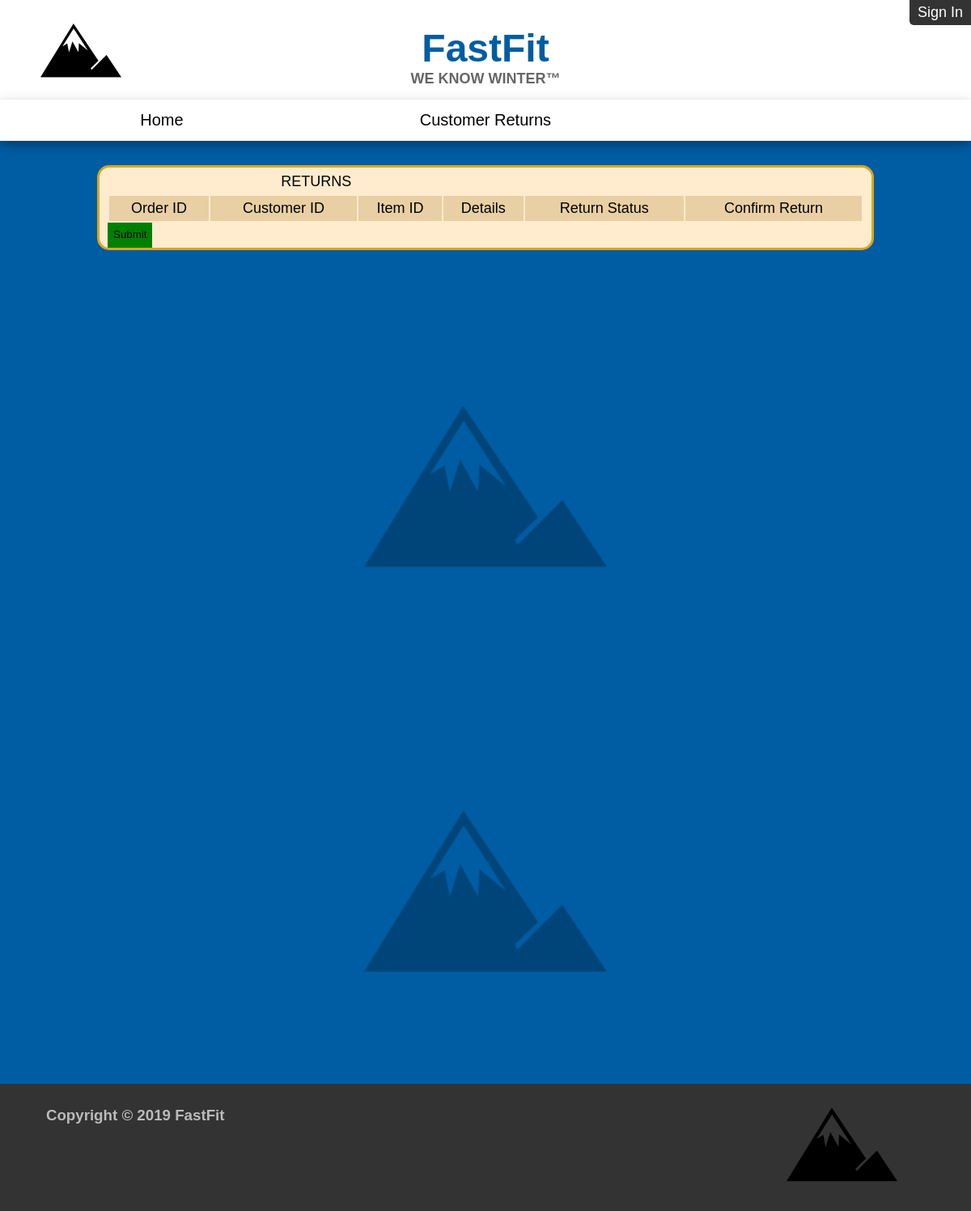
Before: /warehouseEmp.php with the older database file.
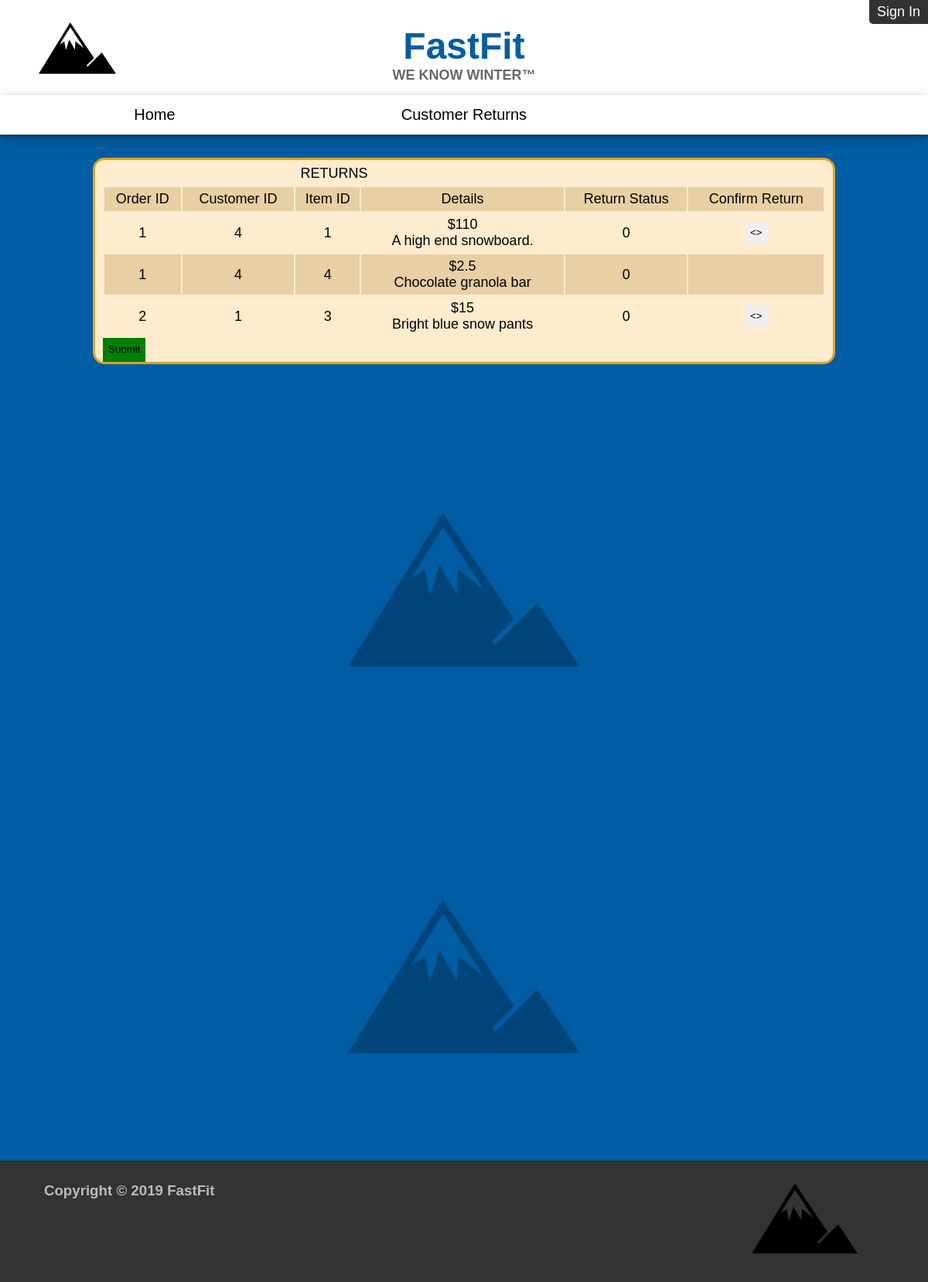
After: the same page with the newer database file.
### tables this page shows
CREATE TABLE `itemordered` (
  `OrderID` char(7) NOT NULL,
  `ItemID` char(10) NOT NULL,
  `Quantity` int(3) NOT NULL
);

CREATE TABLE `returns` (
  `CustomerID` char(10) NOT NULL,
  `ProductID` char(10) NOT NULL,
  `OrderID` char(7) NOT NULL,
  `ReturnStatus` tinyint(1) NOT NULL
);

CREATE TABLE `item` (
  `ItemID` char(10) NOT NULL,
  `Category_ID` char(5) NOT NULL,
  `Item_Description` varchar(50) NOT NULL,
  `Price` double NOT NULL
);

### warehouseempget.php (the view, shortened to what this page needs)
<?php
    include "database.php";
        $sql = "SELECT * FROM RETURNS WHERE ReturnStatus='0'";
        $stmt = $pdo->prepare($sql);
        $stmt->execute();
        $order1ID = $stmt->fetchAll();
        echo '<tr><td colspan=4>RETURNS</td></tr>
        <tr> <td> Order ID </td> <td> Customer ID </td> <td> Item ID </td> <td> Details </td> <td> Return Status </td><td> Confirm Return </td></tr>';
        for($i = 0; $i<count($order1ID); $i++){
            $sql = "SELECT * FROM ITEMORDERED WHERE OrderID=:WID";
            $stmt = $pdo->prepare($sql);
            $stmt->execute(["WID" => $order1ID[$i][0]]);
            $data = $stmt->fetchAll();
            for($o = 0; $o<count($data); $o++){
                $sql = "SELECT * FROM ITEM WHERE ItemID=:WID";
                $stmt = $pdo->prepare($sql);
                $stmt->execute(["WID" => $data[$o][1]]);
                $ItemInfo = $stmt->fetchAll();
                if($o==0){
                    echo '<tr>';
                    echo '<td>', $data[$o][0], '</td>';
                    echo '<td>', $order1ID[$i][1], '</td>';
                    echo '<td>', $data[$o][1],'</td>';
                    echo '<td>$', $ItemInfo[0][3],'<br>',$ItemInfo[0][2],'</td>';
                    echo '<td>', $order1ID[$i][3],'</td>';
                    echo '<td> <input name = "order[',$i,']" type="submit" value="<>"> </td>';
                    echo '</tr>';
                }
                else{
                    echo '<tr>';
                    echo '<td>', $data[$o][0], '</td>';
                    echo '<td>', $order1ID[$i][1], '</td>';
                    echo '<td>', $data[$o][1],'</td>';
                    echo '<td>$', $ItemInfo[0][3],'<br>',$ItemInfo[0][2],'</td>';
                    echo '<td>', $order1ID[$i][3],'</td>';
                    echo '<td> </td>';
                    echo '</tr>';
               }
            }
        }
?>

### warehouseEmp.php (shortened to what this page needs)
<!DOCTYPE HTML>
<?php
    require "database.php";
?>
<html>
    <head>
        <link rel="stylesheet" href="baseCSS.css">
    </head>
    <header id = "header"><?php include "header.php"; ?></header>
    <body>
      <div class = "classic panel" id = "inventory">
          <form id = "manageLeadersForm" method = "post" action = "updatewarehouseemp.php">
              <table id = "returnsTable" class = "listing">
                  <?php include "warehouseempget.php"; ?>
              </table>
              <tr><td colspan='3'><input type="submit" value="Submit" style="background-color:green;"></td></tr>
          </form>
      </div>
      <div id = "footerPusher">
          <img id = "fixedBGImg" src = "img/mountain.png">
      </div>
    </body>
    <div id = "footerPusher">
        <img id = "fixedBGImg" src = "img/mountain.png">
    </div>
        <footer id = "footer"><?php include "footer.php"; ?></footer>
</html>

### header.php (shortened to what this page needs)
<div id = "banner" style = "width:100%">
	<img id = "LPLogo" src = "img/mountain.png" style = "opacity: 0; height: 100px;">
	<h1 class = "baseText" style = "padding-bottom: 0px; margin-bottom:0px; color: #005da3;"><span id = "LPNHS" style = "cursor: pointer;" onclick = "location.href='index.php'" title = "LPNHS - Home">FastFit</span></h1>
	<h2 class = "baseTextb" style = "padding-top: 0px; margin-top:0px; color: #666;">WE KNOW WINTER™</h2>
	<?php if(isset($_SESSION["EmployeeID"]) || isset($_SESSION["CustomerID"])) : ?>
		<div id = "headerLogout" class = "headerSignIn"><button id = "headerLogoutButton">Sign Out</button></div>
	<?php else: ?>
		<div id = "headerLogin" class = "headerSignIn"><button id = "headerLoginButton">Sign In</button></div>
	<?php endif; ?>
</div>
<div id = "navBarWrapper">
    <nav id = "navBar" class = "topnav">
        <?php if(isset($_SESSION["EmployeeID"]) || isset($_SESSION["CustomerID"])) : ?>
            <div id = "navBarNormal"><a class = "baseText" id = "homeLink" href = "index.php">Home</a><!--Removing spacing
            --><a class = "baseText" id = "eventsLink" href = "manage.php">manage</a><!--Removing spacing
            --><a class = "baseText" id = "membersLink" href = "members.php">3</a><!--Removing spacing
			--><a class = "baseText" id = "myProfileLink" href = "profile.php">Profile</a></div><!--Removing spacing
            --><div class="dropdown"><!--Removing spacing
            --><a class = "baseText" href="index.php">Home</a><!--Removing spacing
            --><a class = "baseText" href="profile.php">Profile</a><!--Removing spacing
            --><button onclick="navBarDD()" class="dropbtn" aria-haspopup="true">&#9776;</button>
                <div id="navBarDD" class="dropdown-content">
                    <a style="padding-left: 10px;border-bottom: .5px solid gray;width:100%;" href="events.php">2</a>
                    <a style="padding-left: 10px;border-bottom: .5px solid gray;width:100%;" href="members.php">3</a>
                    <a style="padding-left: 10px;border-bottom: .5px solid gray;width:100%;" href="logout.php">Sign Out</a>
                </div></div>
        <?php else :?>
        <div id = "navBarNormal"><a class = "baseText" id = "homeLink" style="width:33.33%" href = "index.php">Home</a><a class = "baseText" id = "customerReturns" style="width:33.33%" href = "customerreturnbarcode.php">Customer Returns</a><a class = "baseText" id = "manage" style="width:33.33%" href = "index.php"></a></div>
        <?php endif; ?>
    </nav>
</div>

### footer.php (shortened to what this page needs)
<div class="flexContainer" style="margin: 0; padding: 0; position: relative; top: 0;">
    <div class="flexItemStart" id="contactUsFlexItem">
        <h3 style = "text-align: left">Copyright © 2019 FastFit</h3>
    </div>
    <div class="flexItemStart" id="bugFlexItem">
    </div>
    <div class="flexItemCenter" id="imageFlexItem">
        <img src = "img/mountain.png" id="NHSimageItem" style = "width: 137px; display: block; margin: 0 auto;" >
    </div>
</div>

### baseCSS.css (style rules this page uses)
body { margin: 0px; background-color: #005da3; min-height: 100%; }
div.panel { border: 3px solid; border-radius: 15px; margin: 30px 10%; padding: 0px 10px; }
div.classic { border-color: #daa520; background-color: #ffebcd; }
#banner { background-color: #fff; width: 100%; overflow: hidden; }
#fixedBGImg { display: block; position: fixed; opacity:0.25; width: 300px; margin: 10% calc(50% - 150px); z-index:-1; }
@media only screen and (min-width: 629px) { #imageFlexItem { width: 20%; } }
@media only screen and (min-width: 629px) { #bugFlexItem { width: 40%; } }
@media only screen and (min-width: 629px) { #NHSimageItem { width: 137px; } }
@media only screen and (min-width: 629px) { .flexContainer { display: flex; align-items: center; justify-content: center; width: 100%; flex-direction: row; } }
@media only screen and (min-width: 629px) { .flexItemStart { margin: 0px auto; align-self: flex-start; padding: 0px 15px; } }
@media only screen and (min-width: 629px) { .flexItemCenter { margin: 0 auto; align-self: center; } }
@media only screen and (min-width: 629px) { footer { margin: 0px; padding: 10px; width: calc(100% - 20px); position: absolute; left: 0; background-color: #333; color: #bbb; font-family: Bookman, sans-serif; overflow-x: hidden; } }
@media only screen and (min-width: 629px) { #footerPusher { position:relative; margin:0; padding:0; min-height: calc(-300px + 100vh); } }
@media only screen and (min-width: 629px) { input, textarea { border: 1px solid transparent; resize: none; } }
@media only screen and (min-width: 629px) { button { border: none; padding: 5px 10px; border-radius: 15px; font-size: 12px; } }
@media only screen and (min-width: 629px) { div.headerSignIn { position: absolute; top: 0; right: 0; } }
@media only screen and (min-width: 629px) { div.headerSignIn button { border-radius: 0px; border-bottom-left-radius: 5px; background-color: #333; color: #fff; font-size: 18px; } }
@media only screen and (min-width: 629px) { #navBar { box-shadow: 0 4px 8px 0 rgba(0, 0, 0, 0.2), 0 6px 20px 0 rgba(0, 0, 0, 0.19); background-color: #fff; border-radius: 0px; margin-bottom: 0; white-space: nowrap; } }
@media only screen and (min-width: 629px) { .topnav { background-color: #333; overflow: hidden; display: block; padding: 0px; width: 100%; } }
@media only screen and (min-width: 629px) { .topnav a { display: inline-block; color: black; text-align: center; padding: 14px 0px; text-decoration: none; font-size: 20px; width: 25%; } }
@media only screen and (min-width: 629px) { .baseText { font-family: Bookman, sans-serif; text-align: center; font-size:48px; } }
@media only screen and (min-width: 629px) { .baseTextb { font-family: Bookman, sans-serif; text-align: center; font-size:18px; } }
@media only screen and (min-width: 629px) { #LPLogo { position:absolute; bottom:calc(100% - 115px); right:calc(100% - 150px); z-index:1; } }

### warehouseEmp.php (style rules this page uses)
table { width: 100%; font-family: Bookman, sans-serif; text-align: center; }
table td { padding: 5px 0; margin: 0; }
table tr:nth-child(even) { background-color: #e8cfa4; }
input { -webkit-box-sizing: border-box; -moz-box-sizing: border-box; box-sizing: border-box; resize: none; -moz-transition: none 0s ease 0s; line-height: 2em; }
@media only screen and (min-width: 629px) { #informationContainer form table th, td { padding: 5px; font-family: Bookman, sans-serif; font-size: 18px; text-align: center; } }
@media only screen and (min-width: 629px) { input { max-width: 130px; } }

Changed rows visible on the page:
added itemordered: OrderID "1", ItemID "1"
added returns: ProductID "4", ReturnStatus "0"
now on this page (row unchanged): item: Price "110", Item_Description "A high end snowboard."
added itemordered: OrderID "1", ItemID "4"
now on this page (row unchanged): item: Price "2.5", Item_Description "Chocolate granola bar"
added itemordered: OrderID "2", ItemID "3"
added returns: ProductID "1", ReturnStatus "0"
now on this page (row unchanged): item: Price "15", Item_Description "Bright blue snow pants"
